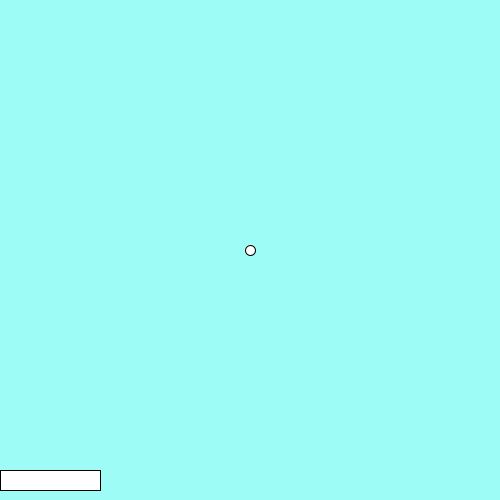
Frame 1 (no input)
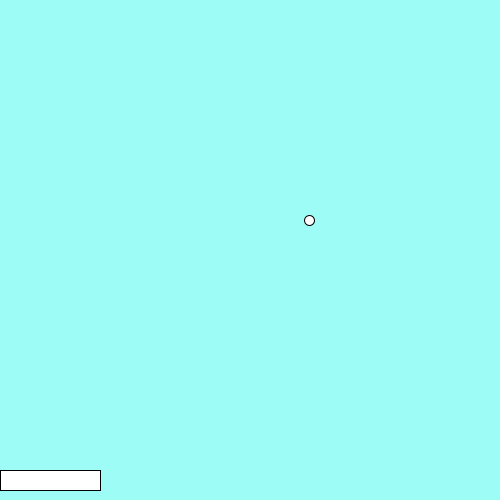
Frame 60 (the mouse pressed at the canvas centre just before this capture)
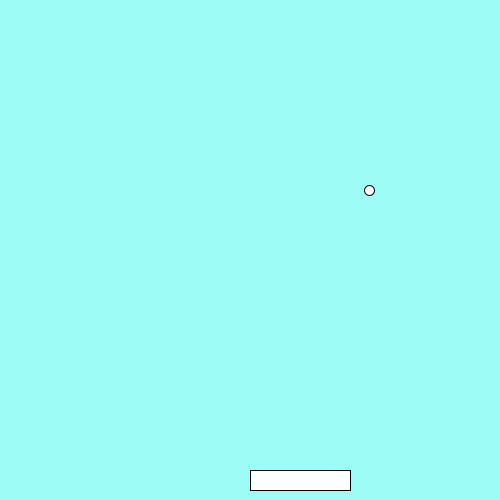
Frame 120 (the mouse held since frame 60 and released just before this capture)

The Processing sketch that drew these frames (run headless with seeded random() and noise(); from frame 60 on, the mouse is pressed at the canvas centre):

// Processing sketch: week04_4
// ── week04_4.pde
void setup(){
  size(500,500);
}
float x=250  , y=250;
float vx=1.0 , vy = -0.5; 
float boardX, boardY=470, boardW=100, boardH=20;
void draw(){
  background(#9EFCF7);
  int boardX = mouseX;
  rect(boardX, 470, 100, 20);
  ellipse ( x, y, 10, 10 );
  x = x + vx;
  y = y + vy;
  if( x > 500 ) vx = -vx;
  if( y < 0 ) vy = -vy; 
  if( x < 0 ) vx = -vx;
  if((y>boardY && y<boardY+boardH)&&
    (x>boardX && x<boardX+boardW) ){
    vy = -vy;
    vx += (mouseX-pmouseX)/2;
   }
   if(mousePressed && mouseButton==LEFT) boardW *= 1.01;
   if(mousePressed && mouseButton==RIGHT) boardW *= 0.99;
}
